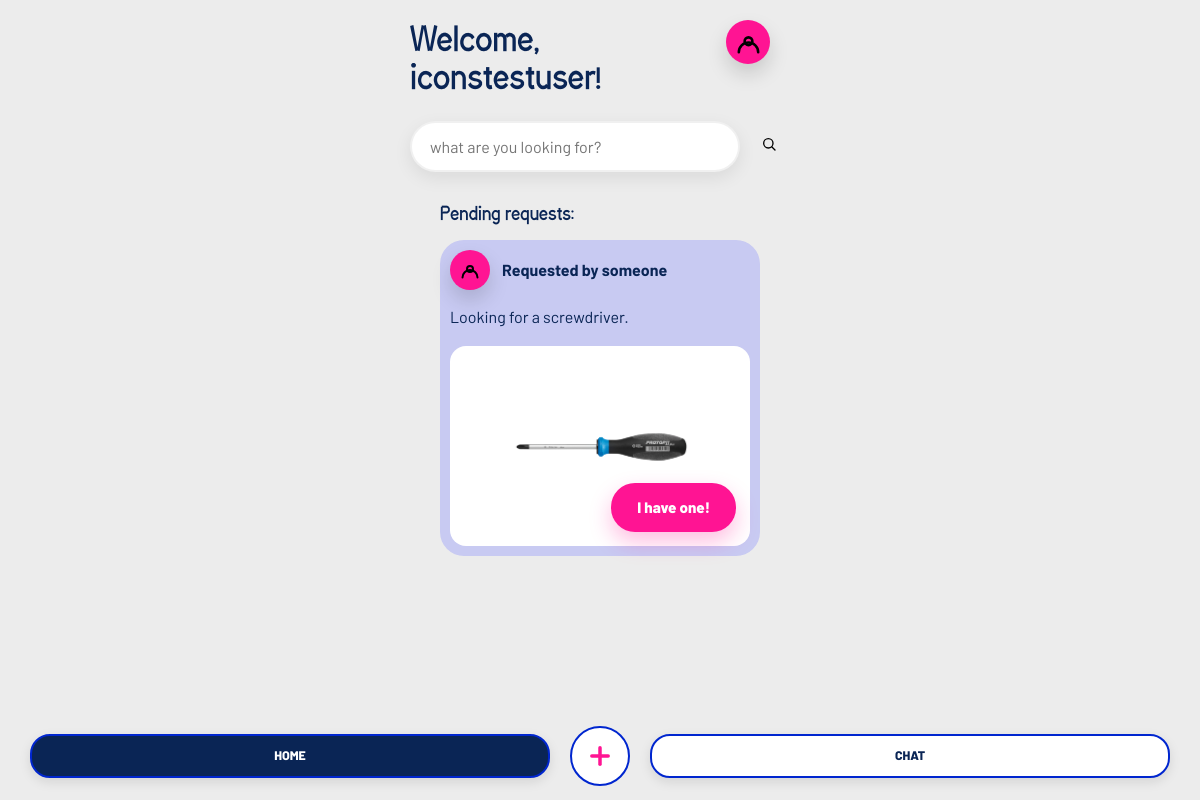
The page /dashboard (signed in) on the database as committed earlier.
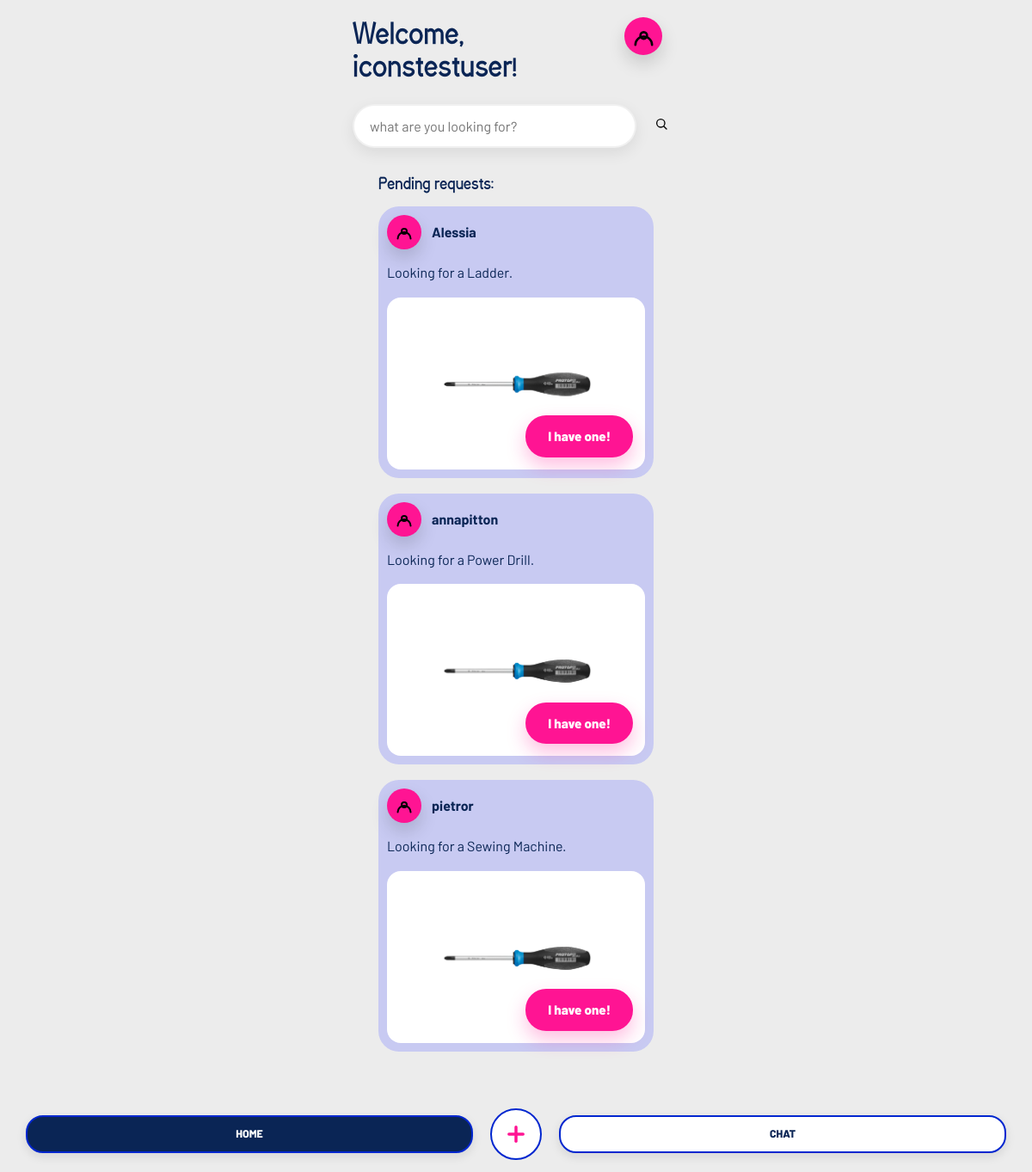
The same page on the database as committed later.
### tables this page shows
CREATE TABLE users (
                id INTEGER PRIMARY KEY AUTOINCREMENT,
                username TEXT UNIQUE NOT NULL,
                email TEXT UNIQUE,
                password TEXT NOT NULL,
                location TEXT,
                categories TEXT
            );

CREATE TABLE items (
            id INTEGER PRIMARY KEY AUTOINCREMENT,
            name TEXT NOT NULL,
            description TEXT,
            owner_id INTEGER NOT NULL,
            status TEXT DEFAULT 'available',
            keywords TEXT, category TEXT, photo TEXT,
            FOREIGN KEY (owner_id) REFERENCES "users_old" (id)
        );

CREATE TABLE requests (
            id INTEGER PRIMARY KEY AUTOINCREMENT,
            item_id INTEGER NOT NULL,
            borrower_id INTEGER NOT NULL,
            status TEXT DEFAULT 'pending',
            created_at TIMESTAMP DEFAULT CURRENT_TIMESTAMP,
            FOREIGN KEY (item_id) REFERENCES items (id),
            FOREIGN KEY (borrower_id) REFERENCES "users_old" (id)
        );

### app.py (the view, shortened to what this page needs)
@app.route('/dashboard')
def dashboard():
    if 'user_id' not in session:
        return redirect(url_for('login'))
    success_message = None
    if session.pop('login_success', False):
        success_message = 'You are successfully logged in'
    conn = get_db_connection()
    cursor = conn.cursor()
    cursor.execute('SELECT * FROM items WHERE owner_id = ?', (session['user_id'],))
    my_items = cursor.fetchall()
    cursor.execute('''
        SELECT r.id, r.status, r.created_at, i.name as item_name, u.username as borrower
        FROM requests r
        JOIN items i ON r.item_id = i.id
        JOIN users u ON r.borrower_id = u.id
        WHERE i.owner_id = ?
        ORDER BY r.created_at DESC
    ''', (session['user_id'],))
    requests_for_me = cursor.fetchall()
    cursor.execute('SELECT categories FROM users WHERE id = ?', (session['user_id'],))
    user_categories_row = cursor.fetchone()
    user_categories = []
    if user_categories_row and user_categories_row['categories']:
        user_categories = [cat.strip() for cat in user_categories_row['categories'].split(',') if cat.strip()]
    matching_requested_items = []
    seen_request_ids = set()
    if user_categories:
        for category in user_categories:
            cursor.execute('''
                SELECT i.id, i.name, i.description, u.username as owner
                FROM items i
                JOIN users u ON i.owner_id = u.id
                WHERE i.category = ? AND i.owner_id != ? AND i.status = 'requested'
                ORDER BY i.id DESC
            ''', (category, session['user_id']))
            for item in cursor.fetchall():
                if item['id'] not in seen_request_ids:
                    matching_requested_items.append(item)
                    seen_request_ids.add(item['id'])
    cursor.execute('''
        SELECT r.id, r.status, r.created_at, i.name as item_name
        FROM requests r
        JOIN items i ON r.item_id = i.id
        WHERE r.borrower_id = ?
        ORDER BY r.created_at DESC
    ''', (session['user_id'],))
    my_requests = cursor.fetchall()
    conn.close()
    return render_template('dashboard.html',
                         username=session['username'],
                         success_message=success_message,
                         my_items=my_items,
                         requests_for_me=requests_for_me,
                         matching_requested_items=matching_requested_items,
                         my_requests=my_requests)

### app.py (called while the page is built)
def get_db_connection():
    conn = sqlite3.connect(DATABASE)
    conn.row_factory = sqlite3.Row
    return conn

### templates/dashboard.html (shortened to what this page needs)
<!DOCTYPE html>
<html lang="en">
<head>
    <link rel="stylesheet" href="{{ url_for('static', filename='style.css') }}">
</head>
<body class="dashboard-page">
    <div class="container dashboard-mobile">
        <header class="dashboard-header">
            <h1 class="welcome">Welcome, {{ username }}!</h1>
            <a href="{{ url_for('profile') }}" class="avatar icon icon-user" aria-label="Profile"></a>
            <form class="search-form-mobile" action="{{ url_for('search') }}" method="GET">
                <input type="text" name="q" placeholder="what are you looking for?" aria-label="search">
                <button type="submit" class="search-btn"><span class="icon icon-search" aria-hidden="true"></span><span class="sr-only">Search</span></button>
            </form>
        </header>
        <main>
            <section class="pending-section">
                <h2 class="section-title">Pending requests:</h2>
                {% if requests_for_me %}
                    {% for req in requests_for_me %}
                    <div class="pending-card">
                        <div class="pending-card-header">
                            <div class="requester-avatar icon icon-user"></div>
                            <div class="requester-name">{{ req.borrower }}</div>
                        </div>
                        <p class="request-desc">Looking for a {{ req.item_name }}.</p>
                        <div class="request-image-card">
                            <img src="{{ url_for('static', filename='img_screwdriver.png') }}" alt="Screwdriver placeholder" class="request-image">
                            <a href="{{ url_for('respond_request', request_id=req.id) }}" class="big-action-button">I have one!</a>
                        </div>
                    </div>
                    {% endfor %}
                {% elif matching_requested_items %}
                    {% for item in matching_requested_items %}
                    <div class="pending-card">
                        <div class="pending-card-header">
                            <div class="requester-avatar icon icon-user"></div>
                            <div class="requester-name">Requested by someone</div>
                        </div>
                        <p class="request-desc">Looking for a {{ item.name }}.</p>
                        <div class="request-image-card">
                            <img src="{{ url_for('static', filename='img_screwdriver.png') }}" alt="Screwdriver placeholder" class="request-image">
                            <a href="{{ url_for('start_chat_with_item', item_id=item.id) }}" class="big-action-button">I have one!</a>
                        </div>
                    </div>
                    {% endfor %}
                {% else %}
                    <p class="empty-state">No pending requests</p>
                {% endif %}
            </section>
        </main>
        {% include 'footer_nav.html' %}
    </div>
</body>
</html>

### templates/footer_nav.html (shortened to what this page needs)
<nav class="bottom-nav">
    <a href="{{ url_for('dashboard') }}" class="nav-item{% if request.path == '/' or request.path.startswith('/dashboard') %} active{% endif %}">HOME</a>
    <a href="{{ url_for('add_item') }}" onclick="return openFooterAddItemModal(event)" class="nav-item center-action" aria-label="Add item">
        <svg class="plus-icon" viewBox="0 0 24 24" aria-hidden="true" xmlns="http://www.w3.org/2000/svg">
            <line x1="12" y1="5" x2="12" y2="19" />
            <line x1="5" y1="12" x2="19" y2="12" />
        </svg>
    </a>
    <a href="{{ url_for('chat_index') }}" class="nav-item{% if request.path.startswith('/chat') %} active{% endif %}">CHAT</a>
</nav>

Rows that differ between the two databases and show on the page:
no longer on this page (row unchanged): items: name "screwdriver"
added requests: borrower "Alessia", item_name "Ladder"
added requests: borrower "annapitton", item_name "Power Drill"
added requests: borrower "pietror", item_name "Sewing Machine"
